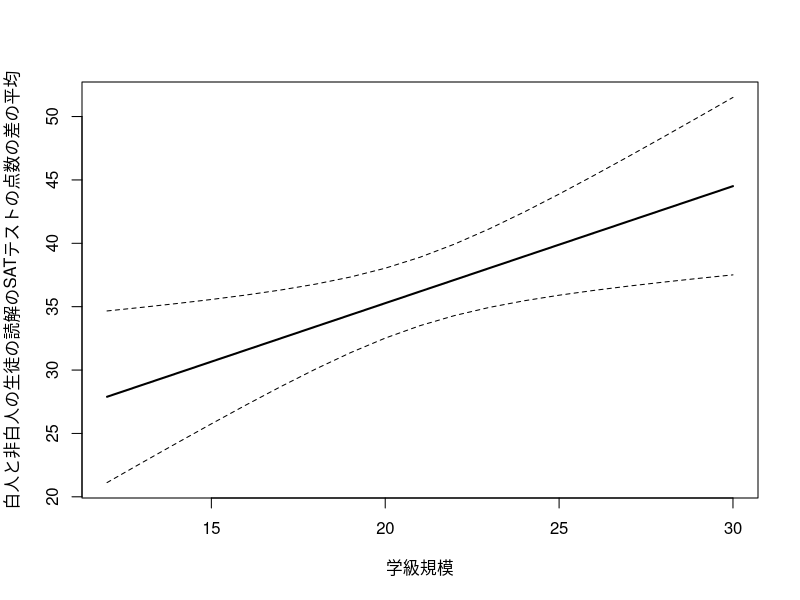

R code for this plot:
STAR <- read.csv("STAR.csv")
attach(STAR)
white <- race
white[race == 1] <- 1
white[race != 1] <- 0
g1classsize_white <- g1classsize*white
result_lm <- lm(g1treadss ~ g1classsize + white)
summary(result_lm)

# 交互作用項
result_lm2 <- lm(g1treadss ~ g1classsize + white + g1classsize_white)
summary(result_lm2)
vcov(result_lm2)
clean_data <- na.omit(STAR$g1classsize)
min_g1classsize <- min(clean_data)
max_g1classsize <- max(clean_data)
g1classsize_seq <- seq(min_g1classsize, max_g1classsize, by = 1)
int <- result_lm2$coef[3] + result_lm2$coef[4] * g1classsize_seq
se_int <- sqrt(vcov(result_lm2)[3, 3] + g1classsize_seq^2 * vcov(result_lm2)[4, 4] + 2 * g1classsize_seq * vcov(result_lm2)[3, 4])
# 120よりも多くの標本があるため、t値を1.96とする
int_ll <- int - 1.96 * se_int
int_ul <- int + 1.96 * se_int
idata <- data.frame(g1classsize_seq = g1classsize_seq, INT = int, INTLL = int_ll, INTUL = int_ul)
jpeg(filename = "STAR.jpg")
matplot(idata[,1], idata[,2:4], type = "l", xlab = "学級規模", ylab = "白人と非白人の生徒の読解のSATテストの点数の差の平均", lty = c(1,2,2), lwd = c(2,1,1), col = c("black", "black", "black"))
legend(1,max(idata), legend = colnames <- c("推定値", "95%信頼区間"), lty = c(1,2), lwd = c(2,1))
dev.off()